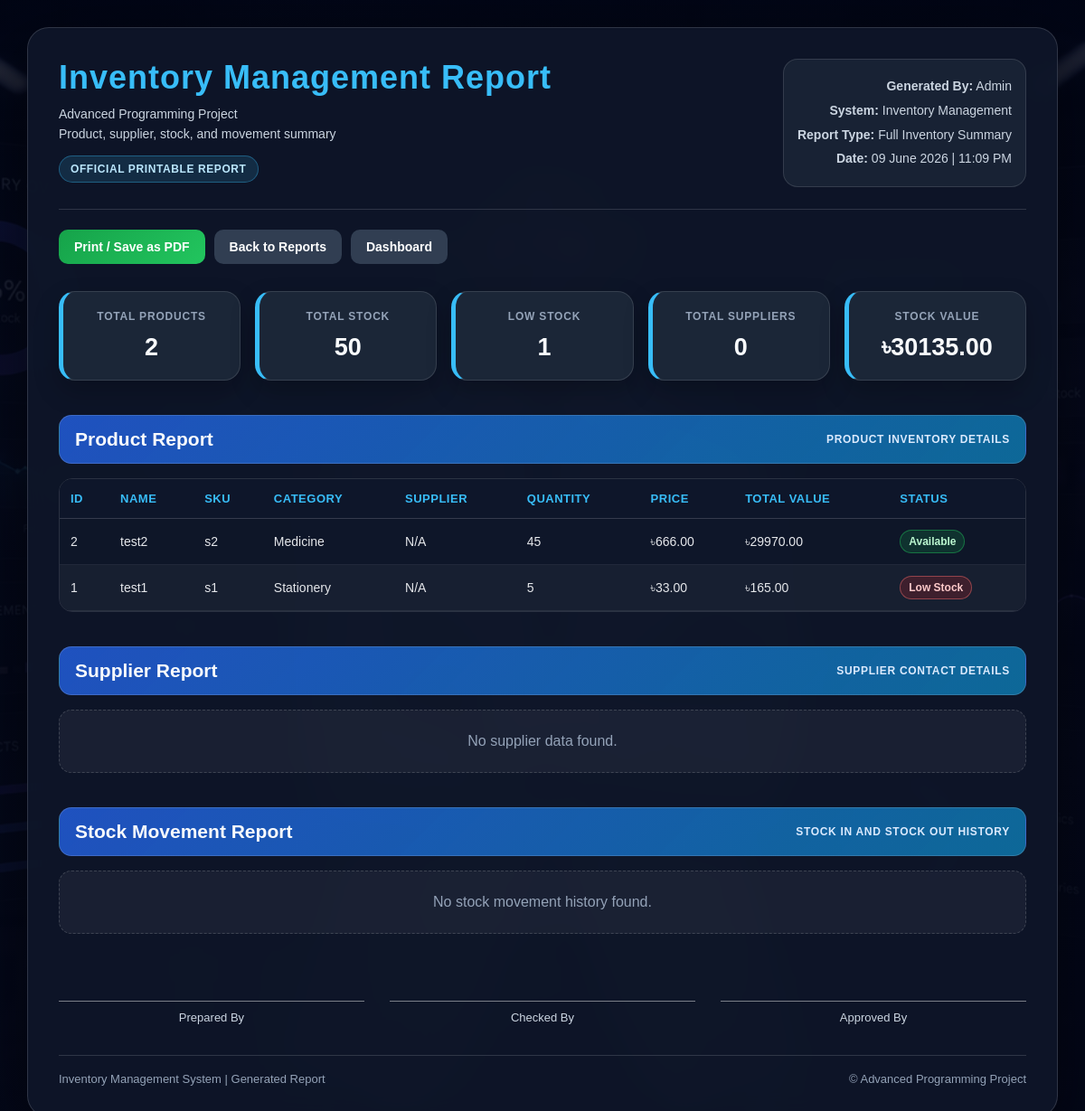
The app's page /print-report (signed in) with its own data.
### tables this page shows
CREATE TABLE products (
            id INTEGER PRIMARY KEY AUTOINCREMENT,
            name TEXT NOT NULL,
            sku TEXT UNIQUE NOT NULL,
            category TEXT DEFAULT 'Others',
            quantity INTEGER NOT NULL,
            price REAL NOT NULL,
            supplier_id INTEGER, user_id INTEGER,
            FOREIGN KEY (supplier_id) REFERENCES suppliers(id)
        );

### auth.py (the view)
    def wrapper(*args, **kwargs):
        if not session.get("user"):
            return redirect(url_for("login"))
        return func(*args, **kwargs)

### app.py (called while the page is built, shortened)
def get_current_user_id():
    if "user_id" in session:
        return session["user_id"]

def scalar_value(row, key, index=0, default=0):
    if row is None:
        return default
    try:
        value = row[key]
    except Exception:
        value = row[index]
    if value is None:
        return default
    return value

### auth.py (called while the page is built)
def login_required(func):
    def wrapper(*args, **kwargs):
        if not session.get("user"):
            return redirect(url_for("login"))
        return func(*args, **kwargs)
    wrapper.__name__ = func.__name__
    return wrapper

### models.py (called while the page is built)
def is_postgres():
    return DATABASE_URL.startswith("postgres://") or DATABASE_URL.startswith("postgresql://")

def get_sqlite_db_name():
    if DATABASE_URL.startswith("sqlite:///"):
        return DATABASE_URL.replace("sqlite:///", "")
    return "inventory.db"

def get_db_connection():
    if is_postgres():
        conn = psycopg2.connect(
            DATABASE_URL,
            cursor_factory=psycopg2.extras.RealDictCursor
        )
        return conn
    db_name = get_sqlite_db_name()
    conn = sqlite3.connect(db_name)
    conn.row_factory = sqlite3.Row
    return conn

def convert_placeholders(sql):
    if is_postgres():
        return sql.replace("?", "%s")
    return sql

### templates/print_report.html (shortened to what this page needs)
<!DOCTYPE html>
<html>
<head>
</head>
<body>
    <div class="report-container">
        <div class="top-bar">
            <div class="brand-block">
                <h1>Inventory Management Report</h1>
                <p>
                    Advanced Programming Project<br>
                    Product, supplier, stock, and movement summary
                </p>
                <span class="report-badge">Official Printable Report</span>
            </div>
            <div class="report-meta">
                <p><strong>Generated By:</strong> Admin</p>
                <p><strong>System:</strong> Inventory Management</p>
                <p><strong>Report Type:</strong> Full Inventory Summary</p>
                <p><strong>Date:</strong> <span id="printDate"></span></p>
            </div>
        </div>
        <div class="btn-area">
            <button class="print-btn" onclick="window.print()">Print / Save as PDF</button>
            <a href="/reports" class="back-btn">Back to Reports</a>
            <a href="/dashboard" class="back-btn">Dashboard</a>
        </div>
        <div class="summary">
            <div class="summary-card">
                <h3>Total Products</h3>
                <p>{{ total_products }}</p>
            </div>
            <div class="summary-card">
                <h3>Total Stock</h3>
                <p>{{ total_stock }}</p>
            </div>
            <div class="summary-card">
                <h3>Low Stock</h3>
                <p>{{ low_stock }}</p>
            </div>
            <div class="summary-card">
                <h3>Total Suppliers</h3>
                <p>{{ total_suppliers }}</p>
            </div>
            <div class="summary-card">
                <h3>Stock Value</h3>
                <p>৳{{ "%.2f"|format(total_stock_value) }}</p>
            </div>
        </div>
        <div class="section">
            <div class="section-title">
                <h2>Product Report</h2>
                <span>Product inventory details</span>
            </div>
            {% if products %}
                <div class="table-wrap">
                    <table>
                        <thead>
                            <tr>
                                <th>ID</th>
                                <th>Name</th>
                                <th>SKU</th>
                                <th>Category</th>
                                <th>Supplier</th>
                                <th>Quantity</th>
                                <th>Price</th>
                                <th>Total Value</th>
                                <th>Status</th>
                            </tr>
                        </thead>
                        <tbody>
                            {% for product in products %}
                                <tr>
                                    <td>{{ product.id }}</td>
                                    <td>{{ product.name }}</td>
                                    <td>{{ product.sku }}</td>
                                    <td>
                                        {% if product.category %}
                                            {{ product.category }}
                                        {% else %}
                                            Others
                                        {% endif %}
                                    </td>
                                    <td>
                                        {% if product.supplier_name %}
                                            {{ product.supplier_name }}
                                        {% else %}
                                            N/A
                                        {% endif %}
                                    </td>
                                    <td>{{ product.quantity }}</td>
                                    <td>৳{{ "%.2f"|format(product.price) }}</td>
                                    <td>৳{{ "%.2f"|format(product.price * product.quantity) }}</td>
                                    <td>
                                        {% if product.quantity <= 5 %}
                                            <span class="low-stock">Low Stock</span>
                                        {% else %}
                                            <span class="available">Available</span>
                                        {% endif %}
                                    </td>
                                </tr>
                            {% endfor %}
                        </tbody>
                    </table>
                </div>
            {% else %}
                <p class="empty">No product data found.</p>
            {% endif %}
        </div>
        <div class="section">
            <div class="section-title">
                <h2>Supplier Report</h2>
                <span>Supplier contact details</span>
            </div>
            {% if suppliers %}
                <div class="table-wrap">
                    <table>
                        <thead>
                            <tr>
                                <th>ID</th>
                                <th>Supplier Name</th>
                                <th>Phone</th>
                                <th>Email</th>
                                <th>Address</th>
                            </tr>
                        </thead>
                        <tbody>
                            {% for supplier in suppliers %}
                                <tr>
                                    <td>{{ supplier.id }}</td>
                                    <td>{{ supplier.name }}</td>
                                    <td>
                                        {% if supplier.phone %}
                                            {{ supplier.phone }}
                                        {% else %}
                                            N/A
                                        {% endif %}
                                    </td>
                                    <td>
                                        {% if supplier.email %}
                                            {{ supplier.email }}
                                        {% else %}
                                            N/A
                                        {% endif %}
                                    </td>
                                    <td>
                                        {% if supplier.address %}
                                            {{ supplier.address }}
                                        {% else %}
                                            N/A
                                        {% endif %}
                                    </td>
                                </tr>
                            {% endfor %}
                        </tbody>
                    </table>
                </div>
            {% else %}
                <p class="empty">No supplier data found.</p>
            {% endif %}
        </div>
        <div class="section">
            <div class="section-title">
                <h2>Stock Movement Report</h2>
                <span>Stock in and stock out history</span>
            </div>
            {% if stock_history %}
                <div class="table-wrap">
                    <table>
                        <thead>
                            <tr>
                                <th>ID</th>
                                <th>Date</th>
                                <th>SKU</th>
                                <th>Product</th>
                                <th>Movement Type</th>
                                <th>Quantity</th>
                            </tr>
                        </thead>
                        <tbody>
                            {% for item in stock_history %}
                                <tr>
                                    <td>{{ item.id }}</td>
                                    <td>
                                        {% if item.date %}
                                            {{ item.date }}
                                        {% else %}
                                            N/A
                                        {% endif %}
                                    </td>
                                    <td>
                                        {% if item.sku %}
                                            {{ item.sku }}
                                        {% else %}
                                            N/A
                                        {% endif %}
                                    </td>
                                    <td>
                                        {% if item.product_name %}
                                            {{ item.product_name }}
                                        {% else %}
                                            N/A
                                        {% endif %}
                                    </td>
                                    <td>
                                        {% if item.movement_type == "Stock In" %}
                                            <span class="movement-in">{{ item.movement_type }}</span>
                                        {% elif item.movement_type == "Stock Out" %}
                                            <span class="movement-out">{{ item.movement_type }}</span>
                                        {% else %}
                                            {{ item.movement_type }}
                                        {% endif %}
                                    </td>
                                    <td>{{ item.quantity }}</td>
                                </tr>
                            {% endfor %}
                        </tbody>
                    </table>
                </div>
            {% else %}
                <p class="empty">No stock movement history found.</p>
            {% endif %}
        </div>
        <div class="signature-area">
            <div class="signature-box">
                <div class="signature-line">Prepared By</div>
            </div>
            <div class="signature-box">
                <div class="signature-line">Checked By</div>
            </div>
            <div class="signature-box">
                <div class="signature-line">Approved By</div>
            </div>
        </div>
        <div class="footer">
            <div>Inventory Management System | Generated Report</div>
            <div>© Advanced Programming Project</div>
        </div>
    </div>
</body>
</html>

### records on screen
products: id "2", name "test2", sku "s2", category "Medicine", quantity "45", price "666.00", product.price*product.quantity "29970.00", shows "Available"
products: id "1", name "test1", sku "s1", category "Stationery", quantity "5", price "33.00", product.price*product.quantity "165.00", shows "Low Stock"

### other values on screen
{{ total_products }} "2"
{{ total_stock }} "50"
{{ low_stock }} "1"
{{ total_suppliers }} "0"
{{ "%.2f"|format(total_stock_value) }} "30135.00"
